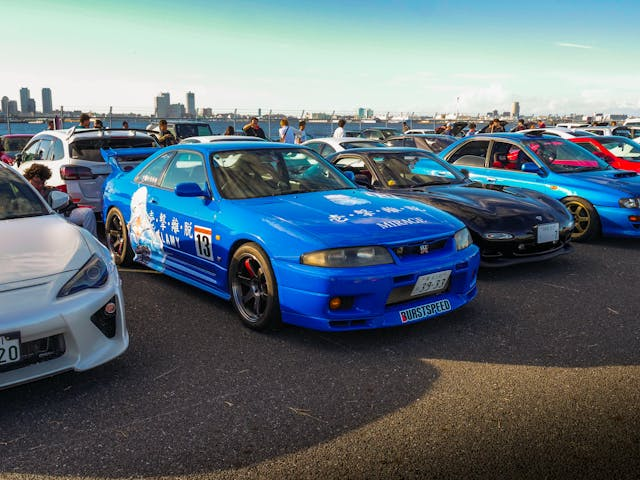
#> input picture src/img/img6.jpg, 640 x 480 px, found by its file name
$ python scaling.py
#> lines starting #> are read from the running program, lines starting #| are printed output that depends on the picture
import numpy as np
import cv2
import os

os.chdir("C:/Users/Valentin.Talmon/PycharmProjects/YOLO/")


img = cv2.imread("src/img/img6.jpg")
#> img is the input picture: shape (480, 640, 3); mean B, G, R 121.5, 112, 95.9
res = cv2.resize(img, None, fx=0.5, fy=0.5)
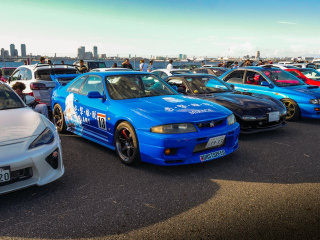
#> res: shape (240, 320, 3); mean B, G, R 121.6, 112.2, 96
cv2.imwrite("src/img/img6_scaled.jpg",res)

$ run again, with src/img/img7.jpg copied over src/img/img6.jpg
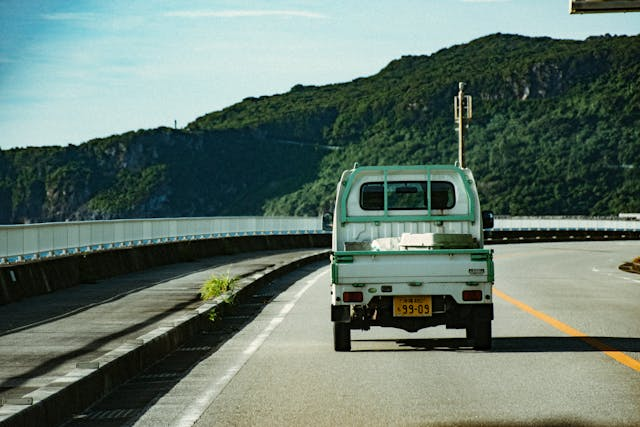
#> input picture src/img/img7.jpg, 640 x 427 px, found by its file name
#> img is the input picture: shape (427, 640, 3); mean B, G, R 109.5, 119.9, 101.5
#> `res = cv2.resize(img, None, fx=0.5, fy=0.5)`:
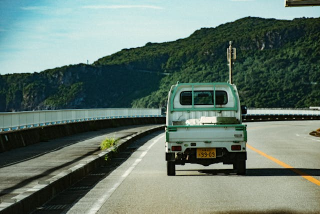
#> res: shape (214, 320, 3); mean B, G, R 109.5, 120, 101.7

$ run again, with src/img/img2.png saved as src/img/img6.jpg
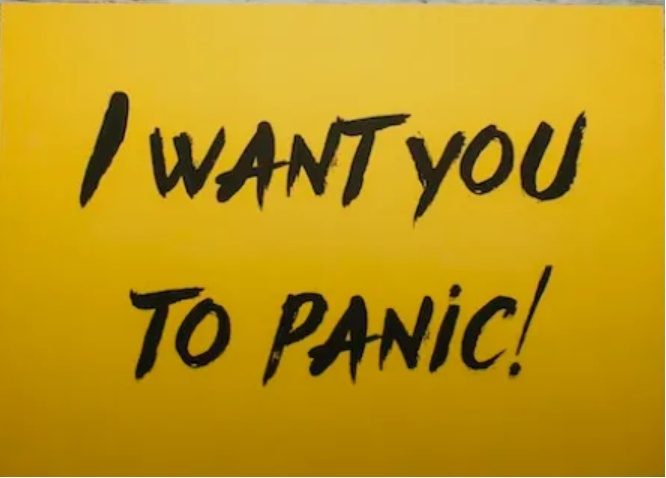
#> input picture src/img/img2.png, 666 x 478 px, found by its file name
#> img is the input picture: shape (478, 666, 3); mean B, G, R 21.7, 149.7, 188.9
#> `res = cv2.resize(img, None, fx=0.5, fy=0.5)`:
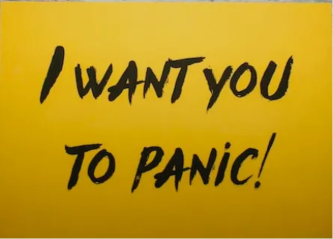
#> res: shape (239, 333, 3); mean B, G, R 21.8, 149.9, 189
